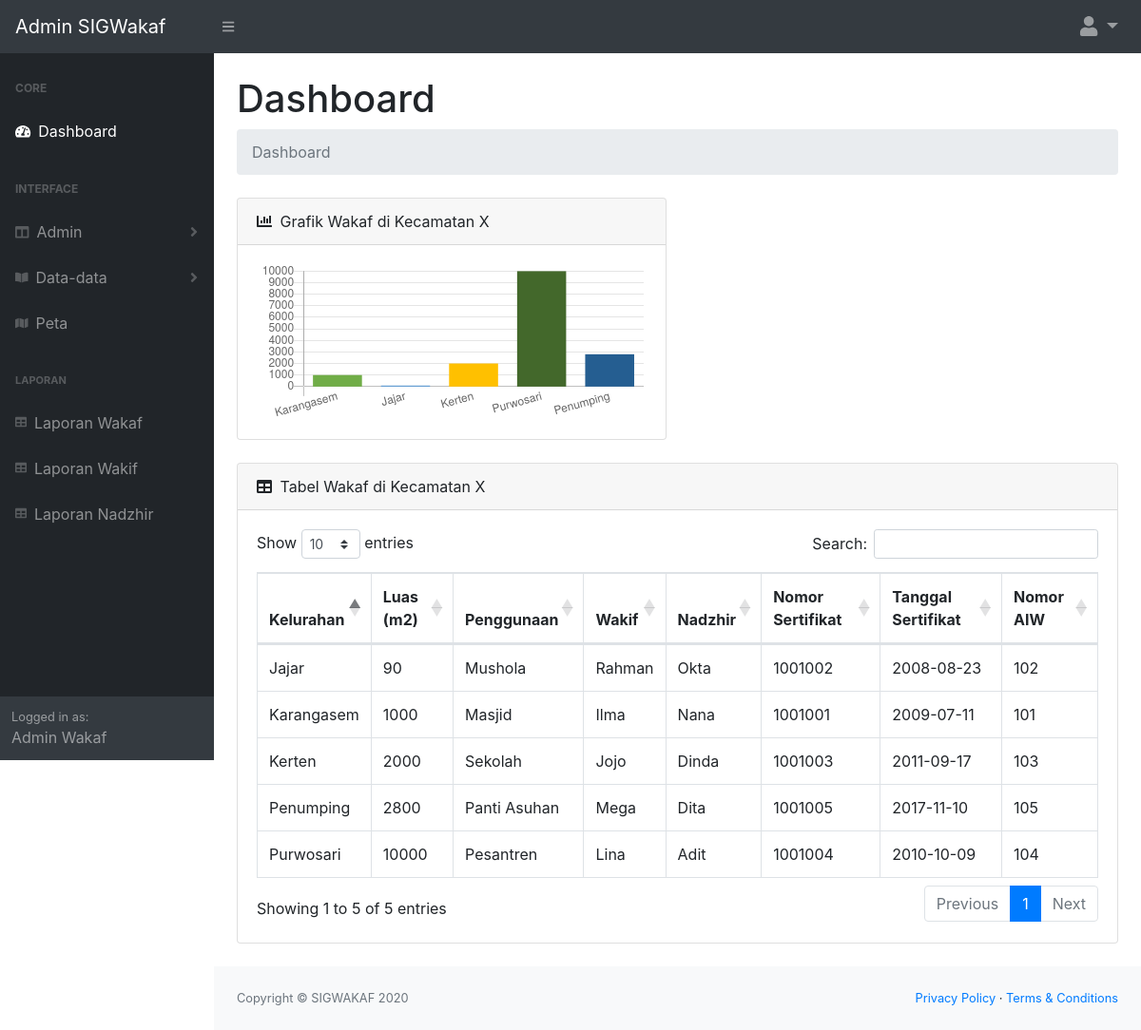
Page /dashboard.php on the committed database.
### tables this page shows
CREATE TABLE `wakaf` (
  `id_wakaf` int(11) NOT NULL,
  `kelurahan` varchar(150) NOT NULL,
  `luas` int(11) NOT NULL,
  `penggunaan` varchar(50) NOT NULL,
  `wakif` varchar(50) NOT NULL,
  `nadzhir` varchar(50) NOT NULL,
  `no_sertifikat` varchar(50) NOT NULL,
  `tgl_sertifikat` date NOT NULL,
  `no_aiw` varchar(50) NOT NULL
);

### dashboard.php (the view, shortened to what this page needs)
<?php
$koneksi = mysqli_connect("localhost","root","","sigwakaf");
$Luas  = mysqli_query($koneksi, "SELECT luas FROM wakaf order by id_wakaf asc");
$Kelurahan  = mysqli_query($koneksi, "SELECT kelurahan FROM wakaf order by id_wakaf asc");
?>
<!DOCTYPE html>
<html lang="en">
    <head>
        <link href="css/styles.css" rel="stylesheet" />
        <link href="https://cdn.datatables.net/1.10.20/css/dataTables.bootstrap4.min.css" rel="stylesheet" />
    </head>
    <body class="sb-nav-fixed">
        <nav class="sb-topnav navbar navbar-expand navbar-dark bg-dark">
            <a class="navbar-brand" href="dashboard.php">Admin SIGWakaf</a>
            <button class="btn btn-link btn-sm order-1 order-lg-0" id="sidebarToggle" href="#"><i class="fas fa-bars"></i></button>
            <ul class="navbar-nav ml-auto ml-md-0">
                <li class="nav-item dropdown">
                    <a class="nav-link dropdown-toggle" id="userDropdown" href="#" role="button" data-toggle="dropdown" aria-haspopup="true" aria-expanded="false" style="font-size: 21px;"><i class="fas fa-user fa-fw" fa-5x></i></a>
                </li>
            </ul>
        </nav>
        <div id="layoutSidenav">
            <div id="layoutSidenav_nav">
                <nav class="sb-sidenav accordion sb-sidenav-dark" id="sidenavAccordion">
                    <div class="sb-sidenav-menu">
                        <div class="nav">
                            <div class="sb-sidenav-menu-heading">Core</div>
                            <a class="nav-link" href="dashboard.php">
                                <div class="sb-nav-link-icon"><i class="fas fa-tachometer-alt"></i></div>
                                Dashboard
                            </a>
                            <div class="sb-sidenav-menu-heading">Interface</div>
                            <a class="nav-link collapsed" href="#" data-toggle="collapse" data-target="#collapseLayouts" aria-expanded="false" aria-controls="collapseLayouts">
                                <div class="sb-nav-link-icon"><i class="fas fa-columns"></i></div>
                                Admin
                                <div class="sb-sidenav-collapse-arrow"><i class="fas fa-angle-down"></i></div>
                            </a>
                            <a class="nav-link collapsed" href="#" data-toggle="collapse" data-target="#collapsePages" aria-expanded="false" aria-controls="collapsePages" style="font-size: 16px;">
                                <div class="sb-nav-link-icon" style="font-size: 12px;"><i class="fas fa-book-open" fa-5x></i></div>
                                Data-data
                                <div class="sb-sidenav-collapse-arrow"><i class="fas fa-angle-down"></i></div>
                            </a>
                            <a class="nav-link" href="peta.php" style="font-size: 16px;">
                                <div class="sb-nav-link-icon" style="font-size: 12px;"><i class="fa fa-map" fa-5x></i></div>
                                Peta
                            </a>
                            <div class="sb-sidenav-menu-heading" style="font-size: 11px;">Laporan</div>
                            <a class="nav-link" href="lapwakaf.php" style="font-size: 16px;">
                                <div class="sb-nav-link-icon" style="font-size: 12px;"><i class="fas fa-table" fa-5x></i></div>
                                Laporan Wakaf
                            </a>
                            <a class="nav-link" href="lapwakif.php" style="font-size: 16px;">
                                <div class="sb-nav-link-icon" style="font-size: 12px;"><i class="fas fa-table" fa-5x></i></div>
                                Laporan Wakif
                            </a>
                            <a class="nav-link" href="lapnazhir.php" style="font-size: 16px;">
                                <div class="sb-nav-link-icon" style="font-size: 12px;"><i class="fas fa-table" fa-5x></i></div>
                                Laporan Nadzhir
                            </a>
                        </div>
                    </div>
                    <div class="sb-sidenav-footer">
                        <div class="small">Logged in as:</div>
                        Admin Wakaf
                    </div>
                </nav>
            </div>
            <div id="layoutSidenav_content">
                <main>
                    <div class="container-fluid">
                        <h1 class="mt-4">Dashboard</h1>
                        <ol class="breadcrumb mb-4">
                            <li class="breadcrumb-item active">Dashboard</li>
                        </ol>
                        <div class="row">
                            <div class="col-xl-6">
                                <div class="card mb-4">
                                    <div class="card-header">
                                        <i class="fas fa-chart-bar mr-1"></i>
                                        Grafik Wakaf di Kecamatan X
                                    </div>
                                    <div class="card-body"><canvas id="BarChart" width="100%" height="40"></canvas></div>
                                </div>
                            </div>
                        </div>
                        <div class="card mb-4">
                            <div class="card-header">
                                <i class="fas fa-table mr-1"></i>
                                Tabel Wakaf di Kecamatan X
                            </div>
                            <div class="card-body">
                                <div class="table-responsive">
                                    <table class="table table-bordered" id="dataTable" width="100%" cellspacing="0">
                                          <thead>
                                              <tr>
                                                <th>Kelurahan</th>
                                                <th>Luas (m2)</th>
                                                <th>Penggunaan</th>
                                                <th>Wakif</th>
                                                <th>Nadzhir</th>
                                                <th>Nomor Sertifikat</th>
                                                <th>Tanggal Sertifikat</th>
                                                <th>Nomor AIW</th>
                                              </tr>
                                            </thead>
                                            <tbody>
                                              <?php
                                              $query = mysqli_query($koneksi,"select * from wakaf");
                                              while ($data = mysqli_fetch_assoc($query))
                                              {
                                              ?>
                                                <tr>
                                                  <td><?php echo $data['kelurahan']; ?></td>
                                                  <td><?php echo $data['luas']; ?></td>
                                                  <td><?php echo $data['penggunaan']; ?></td>
                                                  <td><?php echo $data['wakif']; ?></td>
                                                  <td><?php echo $data['nadzhir']; ?></td>
                                                  <td><?php echo $data['no_sertifikat']; ?></td>
                                                  <td><?php echo $data['tgl_sertifikat']; ?></td>
                                                  <td><?php echo $data['no_aiw']; ?></td>
                                                </tr>
                                              <?php
                                              }
                                              ?>
                                            </tbody>
                                    </table>
                                </div>
                            </div>
                        </div>
                    </div>
                </main>
                <footer class="py-4 bg-light mt-auto">
                    <div class="container-fluid">
                        <div class="d-flex align-items-center justify-content-between small">
                            <div class="text-muted">Copyright &copy; SIGWAKAF 2020</div>
                            <div>
                                <a href="#">Privacy Policy</a>
                                &middot;
                                <a href="#">Terms &amp; Conditions</a>
                            </div>
                        </div>
                    </div>
                </footer>
            </div>
        </div>
    </body>
</html>
<script  type="text/javascript">
  var ctx = document.getElementById("BarChart").getContext("2d");
  var data = {
            labels: [<?php while ($p = mysqli_fetch_array($Kelurahan)) { echo '"' . $p['kelurahan'] . '",';}?>],
            datasets: [
            {
              label: "wakaf",
              data: [<?php while ($p = mysqli_fetch_array($Luas)) { echo '"' . $p['luas'] . '",';}?>],
              backgroundColor: [
                '#70AD47',
                '#5B9BD5',
                '#FFC000',
                '#43682B',
                '#255E91'
              ]
            }
            ]
            };
  var myBarChart = new Chart(ctx, {
            type: 'bar',
            data: data,
            options: {
            legend: {
              display: false
            },
            barValueSpacing: 20,
            scales: {
              yAxes: [{
                  ticks: {
                      min: 0,
                  }
              }],
              xAxes: [{
                          gridLines: {
                              color: "rgba(0, 0, 0, 0)",
                          }
                      }]
              }
          }
        });
</script>

### rows in the picture
wakaf: kelurahan "Karangasem", luas "1000", penggunaan "Masjid", wakif "Ilma", nadzhir "Nana", no_sertifikat "1001001", tgl_sertifikat "2009-07-11", no_aiw "101"
wakaf: kelurahan "Jajar", luas "90", penggunaan "Mushola", wakif "Rahman", nadzhir "Okta", no_sertifikat "1001002", tgl_sertifikat "2008-08-23", no_aiw "102"
wakaf: kelurahan "Kerten", luas "2000", penggunaan "Sekolah", wakif "Jojo", nadzhir "Dinda", no_sertifikat "1001003", tgl_sertifikat "2011-09-17", no_aiw "103"
wakaf: kelurahan "Purwosari", luas "10000", penggunaan "Pesantren", wakif "Lina", nadzhir "Adit", no_sertifikat "1001004", tgl_sertifikat "2010-10-09", no_aiw "104"
wakaf: kelurahan "Penumping", luas "2800", penggunaan "Panti Asuhan", wakif "Mega", nadzhir "Dita", no_sertifikat "1001005", tgl_sertifikat "2017-11-10", no_aiw "105"

### other values in the picture
chart data {{ $p['kelurahan'] }} Karangasem, Jajar, Kerten, Purwosari, Penumping
chart data {{ $p['luas'] }} 1000, 90, 2000, 10000, 2800
